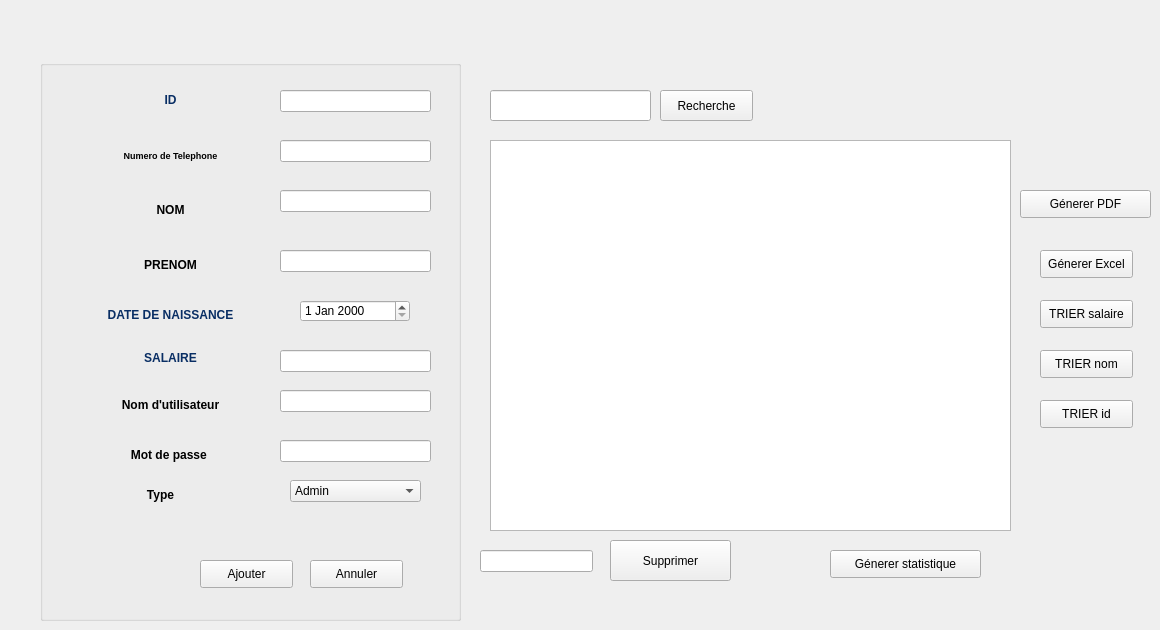
       <widget class="QWidget" name="page_gestion">
        <attribute name="title">
         <string>Gestion employes</string>
        </attribute>
        <widget class="QPushButton" name="pb_supprimer_ich">
         <property name="geometry">
          <rect>
           <x>610</x>
           <y>540</y>
           <width>121</width>
           <height>41</height>
          </rect>
         </property>
         <property name="text">
          <string>Supprimer</string>
         </property>
        </widget>
        <widget class="QPushButton" name="pb_recherche_ich">
         <property name="geometry">
          <rect>
           <x>660</x>
           <y>90</y>
           <width>93</width>
           <height>31</height>
          </rect>
         </property>
         <property name="text">
          <string>Recherche</string>
         </property>
        </widget>
        <widget class="QPushButton" name="pushButton_pdf_ich">
         <property name="geometry">
          <rect>
           <x>1020</x>
           <y>190</y>
           <width>131</width>
           <height>28</height>
          </rect>
         </property>
         <property name="text">
          <string>Génerer PDF</string>
         </property>
        </widget>
        <widget class="QLineEdit" name="le_id_supp_ich">
         <property name="geometry">
          <rect>
           <x>480</x>
           <y>550</y>
           <width>113</width>
           <height>22</height>
          </rect>
         </property>
        </widget>
        <widget class="QLineEdit" name="le_recherche_ich">
         <property name="geometry">
          <rect>
           <x>490</x>
           <y>90</y>
           <width>161</width>
           <height>31</height>
          </rect>
         </property>
        </widget>
        <widget class="QPushButton" name="pushButton_trierid_ich">
         <property name="geometry">
          <rect>
           <x>1040</x>
           <y>400</y>
           <width>93</width>
           <height>28</height>
          </rect>
         </property>
         <property name="text">
          <string>TRIER id</string>
         </property>
        </widget>
        <widget class="QPushButton" name="pushButton_triernom_ich">
         <property name="geometry">
          <rect>
           <x>1040</x>
           <y>350</y>
           <width>93</width>
           <height>28</height>
          </rect>
         </property>
         <property name="text">
          <string>TRIER nom</string>
         </property>
        </widget>
        <widget class="QPushButton" name="pushButton_triersalaire_ich">
         <property name="geometry">
          <rect>
           <x>1040</x>
           <y>300</y>
           <width>93</width>
           <height>28</height>
          </rect>
         </property>
         <property name="text">
          <string>TRIER salaire</string>
         </property>
        </widget>
        <widget class="QPushButton" name="pushButton_excel_ich">
         <property name="geometry">
          <rect>
           <x>1040</x>
           <y>250</y>
           <width>93</width>
           <height>28</height>
          </rect>
         </property>
         <property name="text">
          <string>Génerer Excel</string>
         </property>
        </widget>
        <widget class="QTableView" name="TableView_ich">
         <property name="geometry">
          <rect>
           <x>490</x>
           <y>140</y>
           <width>521</width>
           <height>391</height>
          </rect>
         </property>
        </widget>
        <widget class="QGroupBox" name="groupBox_2">
         <property name="geometry">
          <rect>
           <x>40</x>
           <y>60</y>
           <width>421</width>
           <height>561</height>
          </rect>
         </property>
         <property name="title">
          <string/>
         </property>
         <widget class="QLabel" name="label_numero_ich">
          <property name="geometry">
           <rect>
            <x>20</x>
            <y>70</y>
            <width>221</width>
            <height>51</height>
           </rect>
          </property>
          <property name="text">
           <string>&lt;html&gt;&lt;head/&gt;&lt;body&gt;&lt;p align=&quot;center&quot;&gt;&lt;span style=&quot; font-size:7pt; font-weight:600;&quot;&gt;Numero de Telephone&lt;/span&gt;&lt;/p&gt;&lt;/body&gt;&lt;/html&gt;</string>
          </property>
         </widget>
         <widget class="QLabel" name="label_salaire_ich">
          <property name="geometry">
           <rect>
            <x>20</x>
            <y>290</y>
            <width>221</width>
            <height>31</height>
           </rect>
          </property>
          <property name="text">
           <string>&lt;html&gt;&lt;head/&gt;&lt;body&gt;&lt;p align=&quot;center&quot;&gt;&lt;span style=&quot; font-weight:600; color:#092e64;&quot;&gt;SALAIRE&lt;/span&gt;&lt;span style=&quot; font-weight:600;&quot;&gt;&lt;br/&gt;&lt;/span&gt;&lt;/p&gt;&lt;/body&gt;&lt;/html&gt;</string>
          </property>
         </widget>
         <widget class="QLabel" name="label_date_ich">
          <property name="geometry">
           <rect>
            <x>20</x>
            <y>240</y>
            <width>221</width>
            <height>31</height>
           </rect>
          </property>
          <property name="text">
           <string>&lt;html&gt;&lt;head/&gt;&lt;body&gt;&lt;p align=&quot;center&quot;&gt;&lt;span style=&quot; font-weight:600; color:#092e64;&quot;&gt;DATE DE NAISSANCE&lt;/span&gt;&lt;/p&gt;&lt;/body&gt;&lt;/html&gt;</string>
          </property>
         </widget>
         <widget class="QLabel" name="label_nom_ich">
          <property name="geometry">
           <rect>
            <x>20</x>
            <y>120</y>
            <width>221</width>
            <height>61</height>
           </rect>
          </property>
          <property name="text">
           <string>&lt;html&gt;&lt;head/&gt;&lt;body&gt;&lt;p align=&quot;center&quot;&gt;&lt;span style=&quot; font-weight:600;&quot;&gt;NOM&lt;/span&gt;&lt;/p&gt;&lt;/body&gt;&lt;/html&gt;</string>
          </property>
         </widget>
         <widget class="QLabel" name="label_id_ich">
          <property name="geometry">
           <rect>
            <x>20</x>
            <y>10</y>
            <width>221</width>
            <height>61</height>
           </rect>
          </property>
          <property name="text">
           <string>&lt;html&gt;&lt;head/&gt;&lt;body&gt;&lt;p align=&quot;center&quot;&gt;&lt;span style=&quot; font-weight:600; color:#092e64;&quot;&gt;ID&lt;/span&gt;&lt;/p&gt;&lt;/body&gt;&lt;/html&gt;</string>
          </property>
         </widget>
         <widget class="QLineEdit" name="le_id_ich">
          <property name="geometry">
           <rect>
            <x>240</x>
            <y>30</y>
            <width>151</width>
            <height>22</height>
           </rect>
          </property>
         </widget>
         <widget class="QLineEdit" name="le_prenom_ich">
          <property name="geometry">
           <rect>
            <x>240</x>
            <y>190</y>
            <width>151</width>
            <height>22</height>
           </rect>
          </property>
         </widget>
         <widget class="QLineEdit" name="le_salaire_ich">
          <property name="geometry">
           <rect>
            <x>240</x>
            <y>290</y>
            <width>151</width>
            <height>22</height>
           </rect>
          </property>
          <property name="echoMode">
           <enum>QLineEdit::Normal</enum>
          </property>
         </widget>
         <widget class="QLineEdit" name="le_nom_ich">
          <property name="geometry">
           <rect>
            <x>240</x>
            <y>130</y>
            <width>151</width>
            <height>22</height>
           </rect>
          </property>
         </widget>
         <widget class="QLineEdit" name="le_numero_telephone_ich">
          <property name="geometry">
           <rect>
            <x>240</x>
            <y>80</y>
            <width>151</width>
            <height>22</height>
           </rect>
          </property>
         </widget>
         <widget class="QLabel" name="label_prenom_ich">
          <property name="geometry">
           <rect>
            <x>20</x>
            <y>180</y>
            <width>221</width>
            <height>51</height>
           </rect>
          </property>
          <property name="text">
           <string>&lt;html&gt;&lt;head/&gt;&lt;body&gt;&lt;p align=&quot;center&quot;&gt;&lt;span style=&quot; font-weight:600;&quot;&gt;PRENOM&lt;/span&gt;&lt;/p&gt;&lt;/body&gt;&lt;/html&gt;</string>
          </property>
         </widget>
         <widget class="QLabel" name="label_nomu_ich">
          <property name="geometry">
           <rect>
            <x>20</x>
            <y>330</y>
            <width>221</width>
            <height>31</height>
           </rect>
          </property>
          <property name="text">
           <string>&lt;html&gt;&lt;head/&gt;&lt;body&gt;&lt;p align=&quot;center&quot;&gt;&lt;span style=&quot; font-weight:600;&quot;&gt;Nom d'utilisateur&lt;/span&gt;&lt;/p&gt;&lt;/body&gt;&lt;/html&gt;</string>
          </property>
         </widget>
         <widget class="QLabel" name="label_mdp_ich">
          <property name="geometry">
           <rect>
            <x>20</x>
            <y>380</y>
            <width>221</width>
            <height>31</height>
           </rect>
          </property>
          <property name="text">
           <string>&lt;html&gt;&lt;head/&gt;&lt;body&gt;&lt;p align=&quot;center&quot;&gt;&lt;span style=&quot; font-weight:600;&quot;&gt;Mot de passe &lt;/span&gt;&lt;/p&gt;&lt;/body&gt;&lt;/html&gt;</string>
          </property>
         </widget>
         <widget class="QLabel" name="label_type_ich">
          <property name="geometry">
           <rect>
            <x>10</x>
            <y>420</y>
            <width>221</width>
            <height>31</height>
           </rect>
          </property>
          <property name="text">
           <string>&lt;html&gt;&lt;head/&gt;&lt;body&gt;&lt;p align=&quot;center&quot;&gt;&lt;span style=&quot; font-weight:600;&quot;&gt;Type&lt;/span&gt;&lt;/p&gt;&lt;/body&gt;&lt;/html&gt;</string>
          </property>
         </widget>
         <widget class="QDateEdit" name="dateEdit_ajout_ich">
          <property name="geometry">
           <rect>
            <x>260</x>
            <y>240</y>
            <width>110</width>
            <height>22</height>
           </rect>
          </property>
         </widget>
         <widget class="QComboBox" name="comboBox_type_ajout_ich">
          <property name="geometry">
           <rect>
            <x>250</x>
            <y>420</y>
            <width>131</width>
            <height>22</height>
           </rect>
          </property>
          <item>
           <property name="text">
            <string>Admin</string>
           </property>
          </item>
          <item>
           <property name="text">
            <string>Podcast</string>
           </property>
          </item>
          <item>
           <property name="text">
            <string>Musique</string>
           </property>
          </item>
          <item>
           <property name="text">
            <string>Actualite</string>
           </property>
          </item>
          <item>
           <property name="text">
            <string>Publicite</string>
           </property>
          </item>
         </widget>
         <widget class="QLineEdit" name="le_nom_utilisateur_ich">
          <property name="geometry">
           <rect>
            <x>240</x>
            <y>330</y>
            <width>151</width>
            <height>22</height>
           </rect>
          </property>
          <property name="echoMode">
           <enum>QLineEdit::Normal</enum>
          </property>
         </widget>
         <widget class="QLineEdit" name="le_mdp_ich">
          <property name="geometry">
           <rect>
            <x>240</x>
            <y>380</y>
            <width>151</width>
            <height>22</height>
           </rect>
          </property>
          <property name="echoMode">
           <enum>QLineEdit::Normal</enum>
          </property>
         </widget>
         <widget class="QPushButton" name="pushButton_ajout_ich">
          <property name="geometry">
           <rect>
            <x>160</x>
            <y>500</y>
            <width>93</width>
            <height>28</height>
           </rect>
          </property>
          <property name="text">
           <string>Ajouter</string>
          </property>
         </widget>
         <widget class="QPushButton" name="pushButton_annuler_ich">
          <property name="geometry">
           <rect>
            <x>270</x>
            <y>500</y>
            <width>93</width>
            <height>28</height>
           </rect>
          </property>
          <property name="text">
           <string>Annuler</string>
          </property>
         </widget>
        </widget>
        <widget class="QPushButton" name="pushButton_stat_ich">
         <property name="geometry">
          <rect>
           <x>830</x>
           <y>550</y>
           <width>151</width>
           <height>28</height>
          </rect>
         </property>
         <property name="text">
          <string>Génerer statistique</string>
         </property>
        </widget>
       </widget>
